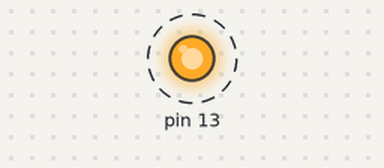
Bench run of a sketch on a simulated Arduino Uno, built with avr-gcc and run on an emulated ATmega328P. On the bench: output pins drawn as LEDs (lit = HIGH). Dashed ring = blinking.

Above: at 0.2 s.
Timing chart, 0 to 3.0 s (numbered marks = the images above):
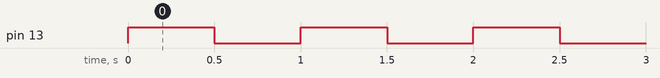

The sketch:

blink.ino
```cpp
void setup() { pinMode(13, OUTPUT); }

void loop() {
  Serial.println("Hello World");
  digitalWrite(13, HIGH);
  delay(500);
  digitalWrite(13, LOW);
  delay(500);
}
```

Measured:
- by itself, pin 13: alternates HIGH for 0.50 s and LOW for 0.50 s
